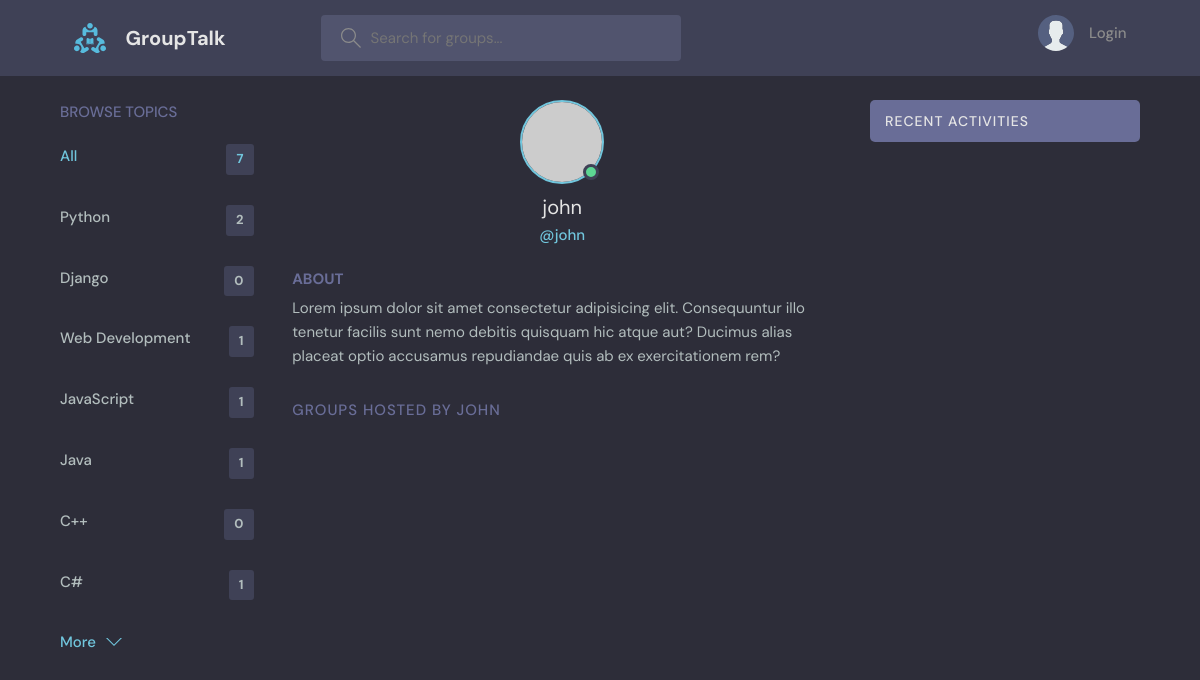
The page /profile/4/ on the database its author committed.
### base/models.py (models this page shows, shortened)
class Topic(models.Model):
    name = models.CharField(max_length=200)

### base/views.py (the view)
# urls.py: path('profile/<str:pk>/', views.userProfile, name="user-profile"),
def userProfile(request, pk):
    user = User.objects.get(id=pk)
    groups = user.group_set.all()
    group_messages = user.message_set.all()
    topics = Topic.objects.all()
    context = {'user': user, 'groups': groups, 'group_messages': group_messages, 'topics': topics}
    return render(request, 'base/profile.html', context)

### base/templates/base/profile.html (shortened to what this page needs)
{% extends 'main.html' %}
{% block content %}
  <main class="profile-page layout layout--3">
    <div class="container">
      {% include 'base/topics_components.html' %}
      <div class="roomList">
        <div class="profile">
          <div class="profile__avatar">
            <div class="avatar avatar--large active">
              <img src="https://randomuser.me/api/portraits/men/11.jpg" />
            </div>
          </div>
          <div class="profile__info">
            <h3> {{user.username}} </h3>
            <p>@{{user.username}}</p>
          </div>
          <div class="profile__about">
            <h3>About</h3>
            <p>
              Lorem ipsum dolor sit amet consectetur adipisicing elit. Consequuntur illo tenetur
              facilis sunt nemo debitis quisquam hic atque aut? Ducimus alias placeat optio
              accusamus repudiandae quis ab ex exercitationem rem?
            </p>
          </div>
        </div>
        <div class="roomList__header">
          <div>
            <h2>Groups Hosted by {{user.username}} </a>
            </h2>
          </div>
        </div>
      </div>
      {% include 'base/activity_component.html' %}
    </div>
  </main>
{% endblock %}

### base/templates/base/topics_components.html
<div class="topics">
    <div class="topics__header">
      <h2>Browse Topics</h2>
    </div>
    <ul class="topics__list">
      <li>
        <a href="{% url 'home' %}" class="active">All <span>{{topics.count}}</span></a>
      </li>
      {% for topic in topics %}
      <li>
        <a href="{% url 'home' %}?q={{topic.name}}">{{topic.name}} <span>{{topic.group_set.all.count}}</span></a>
      </li>
      {% endfor %}
    </ul>
    <a class="btn btn--link" href="topics.html">
      More
      <svg version="1.1" xmlns="http://www.w3.org/2000/svg" width="32" height="32" viewBox="0 0 32 32">
        <title>chevron-down</title>
        <path d="M16 21l-13-13h-3l16 16 16-16h-3l-13 13z"></path>
      </svg>
    </a>
  </div>

### static/styles/style.css (style rules this page uses)
:root { --color-main: #71c6dd; --color-main-light: #e1f6fb; --color-dark: #3f4156; --color-dark-medium: #51546e; --color-dark-light: #696d97; --color-light: #e5e5e5; --color-gray: #8b8b8b; --color-light-gray: #b2bdbd; --color-bg: #2d2d39; --color-success: #5dd693; --color-error: #fc4b0b; }
* { font-family: "DM Sans", -apple-system, BlinkMacSystemFont, "Segoe UI", Roboto, Oxygen, Ubuntu, Cantarell, "Open Sans", "Helvetica Neue", sans-serif; margin: 0; padding: 0; box-sizing: border-box; text-rendering: optimizeLegibility; font-size: inherit; }
html { font-size: 56.25%; }
@media only screen and (min-width: 1200px) { html { font-size: 62.5%; } }
body { line-height: 1.6; font-weight: 400; font-size: 1.5rem; color: var(--color-light-gray); background-color: var(--color-bg); min-height: 100vh; }
img { width: 100%; }
a { display: inline-block; color: var(--color-main); text-decoration: none; }
.container { max-width: 120rem; width: 90%; margin: auto; }
.btn { background-color: transparent; border: none; display: inline-flex; align-items: center; gap: 1rem; cursor: pointer; transition: all ease-in-out 0.3s; padding: 1rem 2rem; border-radius: 5px; box-shadow: 1px 1px 3px 1px rgba(0, 0, 0, 0.15); font-weight: 500; }
.btn--link { border-radius: 0; padding: 0; color: var(--color-main); box-shadow: none; }
.btn > svg { fill: currentColor; width: 1.6rem; height: 1.6rem; }
.avatar { position: relative; display: inline-block; border-radius: 50%; border: 2px solid var(--color-main); }
.avatar img { display: block; border-radius: 50%; object-fit: cover; object-position: center; }
.avatar::after { content: ""; display: block; position: absolute; background-color: var(--color-gray); z-index: 111; border-radius: 50%; border: 0.3rem solid var(--color-dark); }
.avatar.active::after { background-color: var(--color-success); }
.avatar.avatar--large img { display: block; width: 8rem; height: 8rem; border-radius: 50%; }
.avatar.avatar--large:after { width: 1rem; height: 1rem; bottom: 2px; right: 3.5px; }
.layout { margin-top: 2.4rem; }
.layout > .container { display: flex; justify-content: space-between; align-items: flex-start; }
.layout--3 > .container > div:first-child { flex-basis: 18%; max-width: 22.5rem; }
.layout--3 > .container > div:nth-child(2) { flex-basis: 50%; }
.topics__header { margin-bottom: 2rem; }
.topics__header h2 { text-transform: uppercase; font-weight: 500; color: var(--color-dark-light); }
.topics__list { list-style: none; }
.topics__list li a { display: flex; justify-content: space-between; margin-bottom: 3rem; font-weight: 500; color: var(--color-light-gray); transition: all 0.3s ease-in-out; }
.topics__list li a.active, .topics__list li a:hover { color: var(--color-main); }
.topics__list li a span { padding: 0.5rem 1rem; background-color: var(--color-dark); border-radius: 3px; font-size: 1.3rem; font-weight: 700; letter-spacing: 1px; }
.roomList__header { display: flex; justify-content: space-between; align-items: center; margin-bottom: 2.4rem; }
.roomList__header h2 { text-transform: uppercase; font-weight: 500; color: var(--color-light); letter-spacing: 1px; }
.profile { margin-bottom: 3rem; }
.profile__avatar { text-align: center; }
.profile__info { text-align: center; }
.profile__info h3 { font-size: 2rem; color: var(--color-light); font-weight: 400; }
.profile__info p { color: var(--color-main); font-weight: 500; margin-bottom: 1rem; }
.profile__about { margin-top: 2rem; }
.profile__about h3 { text-transform: uppercase; color: var(--color-dark-light); margin-bottom: 0.5rem; }
.profile-page .roomList__header { margin-bottom: 1.5rem; }
.profile-page .roomList__header h2 { color: var(--color-dark-light); }

### rows shown on the page
Topic: name "Python", group_set.all.count "2"
Topic: name "Django", group_set.all.count "0"
Topic: name "Web Development", group_set.all.count "1"
Topic: name "JavaScript", group_set.all.count "1"
Topic: name "Java", group_set.all.count "1"
Topic: name "C++", group_set.all.count "0"
Topic: name "C#", group_set.all.count "1"

### other values the page prints
{{ topics.count }} "7"
{{ user.username }} "john"
{{ user.username }} "JOHN"
